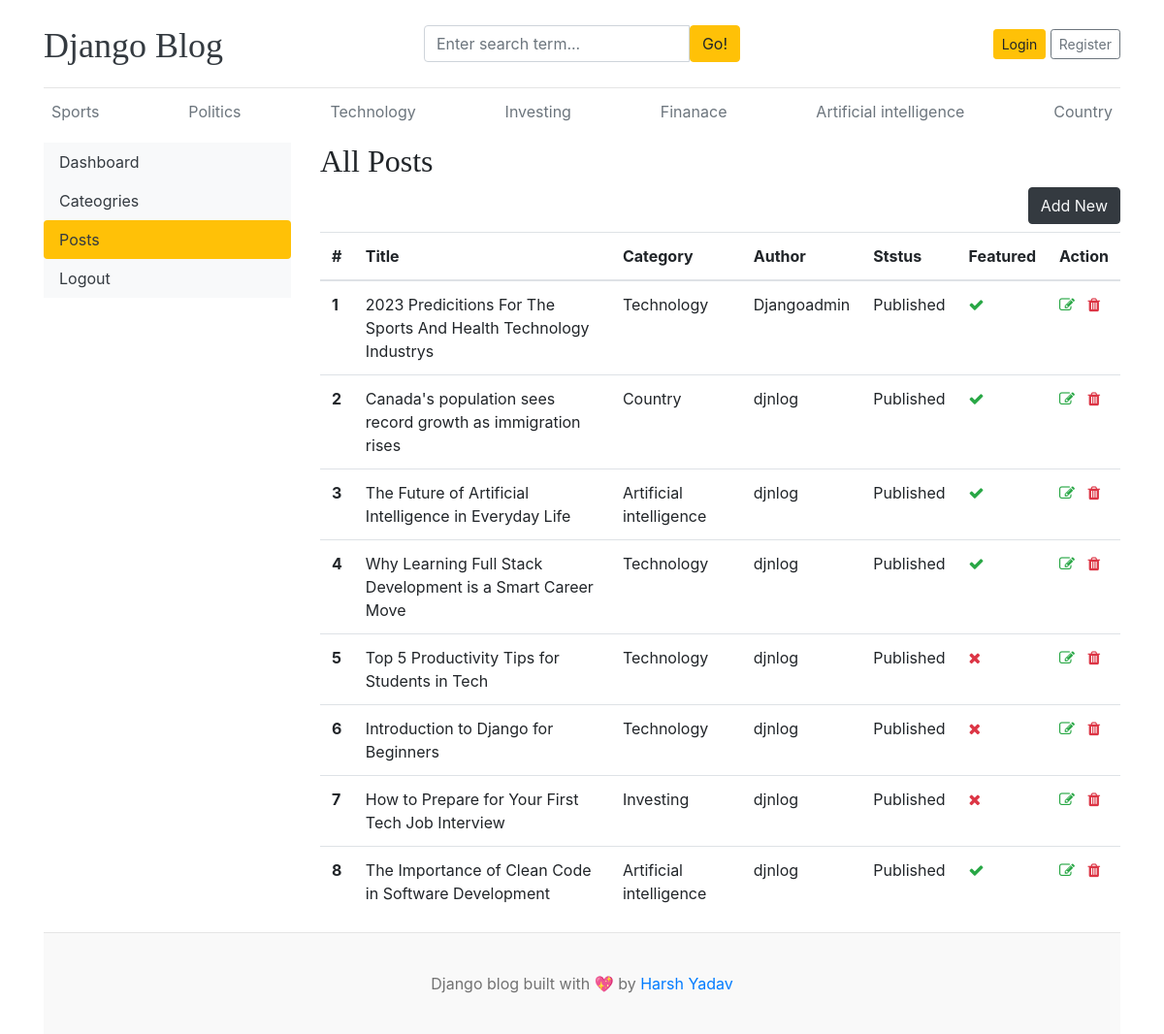
The app's page /dashboards/posts/ with its own data.
### blogs/models.py (models this page shows, shortened)
class Category(models.Model):
  category_name = models.CharField(max_length=50, unique=True)
  created_at = models.DateTimeField(auto_now_add=True)
  updated_at = models.DateTimeField(auto_now=True)
  class Meta:
    verbose_name_plural = 'categories'
  def __str__(self):
    return self.category_name

class Blog(models.Model):
  title = models.CharField(max_length=100)
  slug = models.SlugField(max_length=150, unique=True, blank=True)
  category = models.ForeignKey(Category, on_delete= models.CASCADE)
  author = models.ForeignKey(User, on_delete=models.CASCADE)
  featured_image =models.ImageField(upload_to='uploads/%Y/%m/%d')
  short_description = models.TextField(max_length=500)
  blog_body = models.TextField(max_length=2000)
  status = models.CharField(max_length=20, choices=STATUS_CHOICES, default="Draft")
  is_featured = models.BooleanField(default=False)
  created_at =models.DateTimeField(auto_now_add=True)
  updated_at = models.DateTimeField(auto_now=True)

### dashboard/views.py (the view)
# urls.py: path('posts/', views.posts, name='posts'),
def posts(request):
  posts = Blog.objects.all()
  context = {
    'posts' : posts,
  }
  return render(request, 'dashboard/posts.html', context)

### blogs/context_processors.py (called while the page is built)
def get_categories(request):
    categories = Category.objects.all()
    return dict(categories=categories)

def get_social_links(request):
    social_link = SocialLink.objects.all()
    return dict(social_link=social_link)

### templates/dashboard/posts.html (shortened to what this page needs)
{% extends 'base.html' %}
{% block content %}
<div class="row">
{% include 'dashboard/sidebar.html' %}
  <div class="col-md-9">
    <h2>All Posts</h2>
    <a href="{% url 'add_post' %}" class="btn btn-dark text-light float-right mb-2">Add New</a>
    <table class="table table-hover">
      <thead>
        <tr>
          <th>#</th>
          <th>Title</th>
          <th>Category</th>
          <th>Author</th>
          <th>Ststus</th>
          <th>Featured</th>
          <th>Action</th>
        </tr>
      </thead>
      <tbody>
        {% for post in posts %}
        <tr>
          <th>{{ forloop.counter }}</th>
          <td>{{ post.title }}</td>
          <td>{{ post.category }}</td>
          <td>{{ post.author }}</td>
          <td>{{ post.status }}</td>
          <td>{% if post.is_featured %}<i class="fa fa-check text-success"></i>{% else %}<i class="fa fa-times text-danger"></i>{% endif %}</td>
          <td>
            <a href="{% url 'edit_post' post.id %}"><i class="fa fa-edit text-success"></i></a>
            <a href="{% url 'delete_post' post.id %}"><i class="fa fa-trash text-danger"></i></a>
          </td>
        </tr>
        {% endfor %}
      </tbody>
    </table>
  </div>
</div>
{% endblock %}

### templates/base.html (shortened to what this page needs)
{% load static %}
<!DOCTYPE html>
<html lang="en">
<head>
    <link href="https://getbootstrap.com/docs/4.0/dist/css/bootstrap.min.css" rel="stylesheet">
    <link href="{% static 'css/blog.css' %}" rel="stylesheet">
    <link rel="stylesheet" href="https://cdnjs.cloudflare.com/ajax/libs/font-awesome/4.7.0/css/font-awesome.min.css">
  </head>
<body>
    <div class="container">
      <header class="blog-header py-3">
        <div class="row flex-nowrap justify-content-between align-items-center">
          <div class="col-4 pt-1">
            <a class="blog-header-logo text-dark" href="/">Django Blog</a>
          </div>
          <div>
            <form action="{% url 'search' %}" method="GET">
              <div class="input-group">
                <input class="form-control" type="text" name="keyword" value="{{ keyword }}" placeholder="Enter search term..." aria-label="Enter search term..." aria-describedby="button-search" />
                <button type="submit" class="btn btn-warning" id="button-search" type="button">Go!</button>
              </div>
            </form>
          </div>
          <div class="col-4 d-flex justify-content-end align-items-center">
            {% if not user.is_authenticated %}
            <a class="btn btn-sm btn-warning" href="{% url 'login' %}">Login</a> &nbsp;
            <a class="btn btn-sm btn-outline-secondary" href="{% url 'register' %}">Register</a>
            {% else %}
            <span><a href="{% url 'dashboards' %}">Dashboard</a></span>
            &emsp;
            <span><a href="{% url 'logout' %}" class="btn btn-warning">Logout</a></span>
            {% endif %}
          </div>
        </div>
      </header>
      <div class="nav-scroller py-1 mb-2">
        <nav class="nav d-flex justify-content-between">
          {% for cat in categories %}
          <a class="p-2 text-muted" href="{% url 'posts_by_category' cat.id %}">{{ cat.category_name }}</a>
          {% endfor %}
        </nav>
      </div>
{% block content %}
{% endblock %}
<footer class="blog-footer">
  <p>Django blog built with 💖 by <a href="#">Harsh Yadav</a></p>
</footer>
</body>
</html>

### blog_main/static/css/blog.css (style rules this page uses)
.blog-header { border-bottom: 1px solid #e5e5e5; }
.blog-header-logo { font-family: "Playfair Display", Georgia, "Times New Roman", serif; font-size: 2.25rem; }
h1, h2, h3, h4, h5, h6 { font-family: "Playfair Display", Georgia, "Times New Roman", serif; }
.blog-footer { padding: 2.5rem 0; color: #727272; text-align: center; background-color: #f9f9f9; border-top: .05rem solid #e5e5e5; }
.blog-footer p:last-child { margin-bottom: 0; }

### records on screen
Category: category_name "Sports"
Category: category_name "Politics"
Category: category_name "Technology"
Category: category_name "Investing"
Category: category_name "Finanace"
Category: category_name "Artificial intelligence"
Category: category_name "Country"
Blog: title "2023 Predicitions For The Sports And Health Technology Industrys", category "Technology", author "Djangoadmin", status "Published", is_featured True (drawn)
Blog: title "Canada's population sees record growth as immigration rises", category "Country", author "djnlog", status "Published", is_featured True (drawn)
Blog: title "The Future of Artificial Intelligence in Everyday Life", category "Artificial intelligence", author "djnlog", status "Published", is_featured True (drawn)
Blog: title "Why Learning Full Stack Development is a Smart Career Move", category "Technology", author "djnlog", status "Published", is_featured True (drawn)
Blog: title "Top 5 Productivity Tips for Students in Tech", category "Technology", author "djnlog", status "Published", is_featured False (drawn)
Blog: title "Introduction to Django for Beginners", category "Technology", author "djnlog", status "Published", is_featured False (drawn)
Blog: title "How to Prepare for Your First Tech Job Interview", category "Investing", author "djnlog", status "Published", is_featured False (drawn)
Blog: title "The Importance of Clean Code in Software Development", category "Artificial intelligence", author "djnlog", status "Published", is_featured True (drawn)
